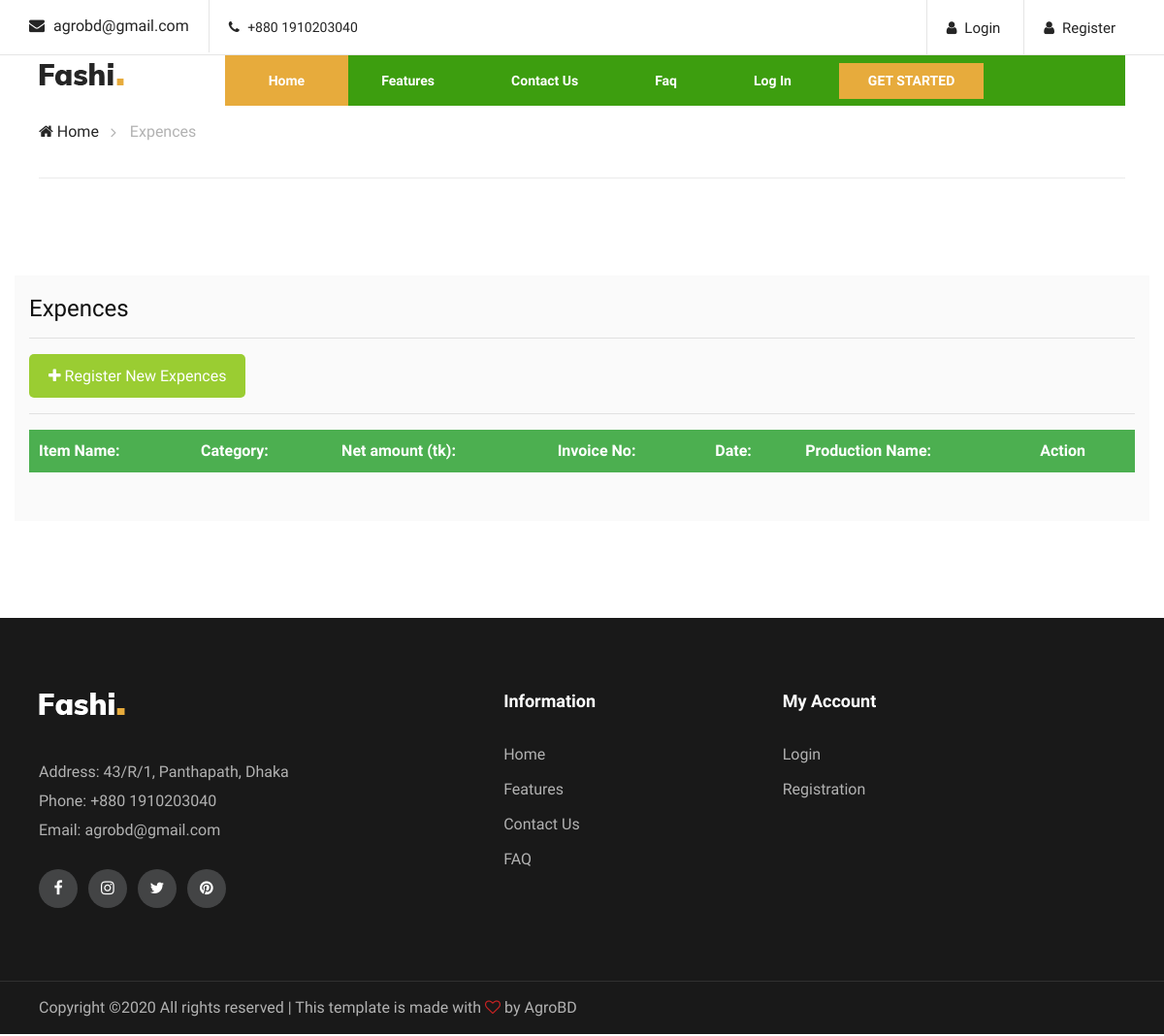
Page /expences.php on the earlier database version.
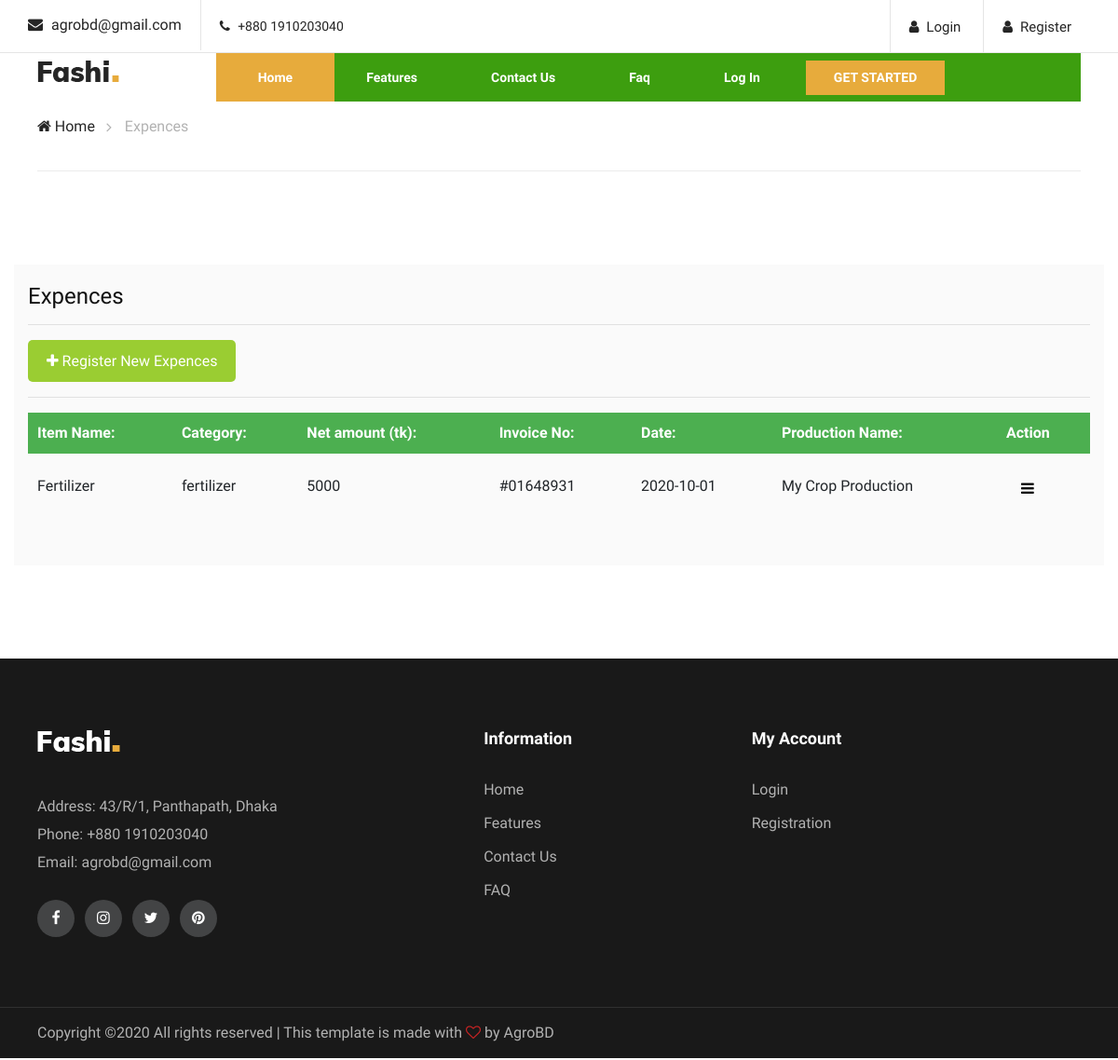
Same page on the later database version.
### tables this page shows
CREATE TABLE `expences` (
  `e_id` int(11) NOT NULL,
  `item_name` varchar(30) NOT NULL,
  `category` varchar(20) NOT NULL,
  `net_amount` int(11) NOT NULL,
  `invoice_no` varchar(20) NOT NULL,
  `date` date NOT NULL,
  `cropProduction_id` int(11) NOT NULL,
  `uid` int(11) NOT NULL,
  `created_date` timestamp NOT NULL DEFAULT current_timestamp() ON UPDATE current_timestamp()
);

CREATE TABLE `crop_productions` (
  `cropProduction_id` int(11) NOT NULL,
  `cropProduction_name` varchar(30) NOT NULL,
  `crop_name` varchar(30) NOT NULL,
  `location` varchar(50) NOT NULL,
  `uid` int(11) NOT NULL,
  `created_at` timestamp NOT NULL DEFAULT current_timestamp() ON UPDATE current_timestamp()
);

### expences.php (the view, shortened to what this page needs)
<?php include'includes/head.php';
include'includes/navbar.php';
$conn = connect();
?>
</head>
<body>
    <div class="breacrumb-section">
        <div class="container">
            <div class="row">
                <div class="col-lg-12">
                    <div class="breadcrumb-text">
                        <a href="index"><i class="fa fa-home"></i> Home</a>
                        <span>Expences</span>
                    </div>
                </div>
            </div>
        </div>
    </div>
    <section class="homenav">
        <div class="container production_box">
            <h4>Expences</h4>
            <hr>
            <div class="">
                <button id="myBtn" style="float: none;"><i class="fa fa-plus" aria-hidden="true"></i> Register New
                    Expences</button>
                <hr>
                <table id="example" class="display">
                    <thead>
                        <tr>
                            <th>Item Name:</th>
                            <th>Category:</th>
                            <th>Net amount (tk):</th>
                            <th>Invoice No:</th>
                            <th>Date:</th>
                            <th>Production Name:</th>
                            <th>Action</th>
                        </tr>
                    </thead>
                    <tbody>
                        <?php
                            $sql= "SELECT * FROM expences as e, crop_productions as c WHERE e.cropProduction_id = c.cropProduction_id";
                            $result = $conn->query($sql);
                                while ($row = $result-> fetch_assoc()):
                            ?>
                        <tr>
                            <td><?php echo $row["item_name"]; ?></td>
                            <td><?php echo $row["category"]; ?></td>
                            <td><?php echo $row["net_amount"]; ?></td>
                            <td><?php echo $row["invoice_no"]; ?></td>
                            <td><?php echo $row["date"]; ?></td>
                            <td><?php echo $row["cropProduction_name"]; ?></td>
                            <td>
                                <div class="dropdown">
                                    <button class="dropbtn"><i class="fa fa-bars"></i></button>
                                </div>
                            </td>
                        </tr>
                        <?php endwhile;?>
                    </tbody>
                </table>
            </div>
        </div>
    </section>
    <?php
include'includes/footer.php';?>
</body>
</html>

Differences in the rows shown:
added expences: item_name "Fertilizer", category "fertilizer", net_amount "5000", invoice_no "#01648931", date "2020-10-01", cropProduction.cropProduction_name "My Crop Production"
